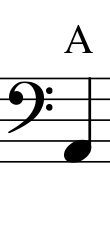
#> input picture notes/l_1A.png, 110 x 236 px; its folder holds 4 pictures in this run
$ python piano_notes_sheet.py
#> lines starting #> are read from the running program, lines starting #| are printed output that depends on the picture
import os
from PIL import Image


def list_pngs(images_path):
    """
    Lists the pngs in a particular location
    """
    pngs = [os.path.join(images_path, f) for f in os.listdir(images_path)
            if os.path.isfile(os.path.join(images_path, f)) and f.endswith(".png")]
    return pngs


def add_images_to_sheet(images_folder_path):
    """
    Grabs the list of pngs and adds them to an A4 sheet
    """
#> called with images_folder_path = 'notes'
    # creates an a4 image 2480 pixels x 3508 pixels at 300 DPI
    background = Image.new('RGBA', (2480, 3508), (255, 255, 255, 255))
#> background: PIL image 2480x3508 RGBA; every value is 255

    number_of_cols = 7
    padding = 20

    horizontal_offset = padding
    vertical_offset = padding

    cols_counter = 0

    for png_path in list_pngs(images_folder_path):
        cols_counter += 1
        img = Image.open(png_path, 'r')
#> img is the input picture: PIL image 110x236 RGBA; mean R, G, B, A 0, 0, 0, 22.6
        img_width, img_height = img.size
#> img_width = 110; img_height = 236

        horizontal_offset = horizontal_offset + img_width + padding
#> horizontal_offset = 150
        background.paste(img, (horizontal_offset, vertical_offset))
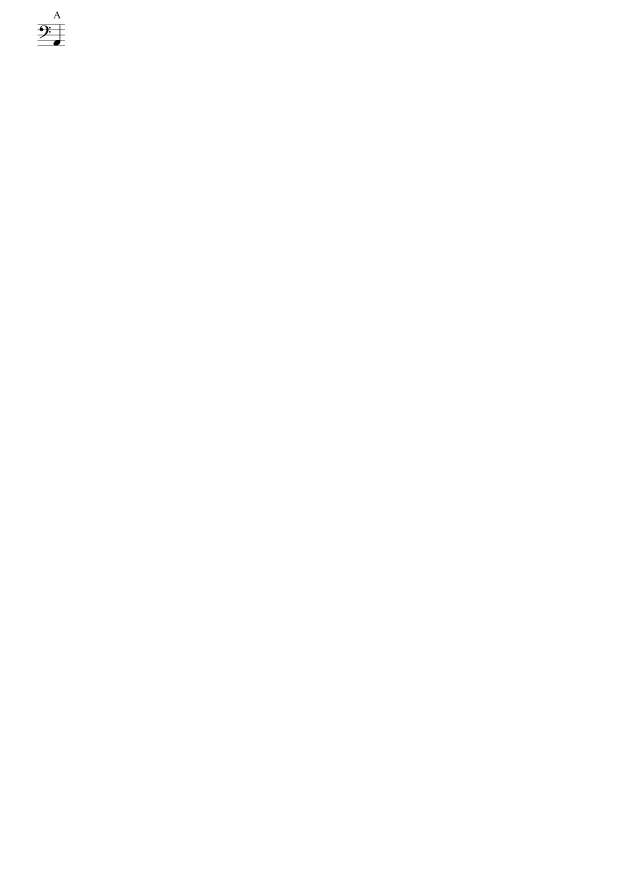
#> background: PIL image 2480x3508 RGBA (shown at 1/4 size); mean R, G, B, A 254.2, 254.2, 254.2, 254.3; transparent parts drawn white

        if cols_counter % number_of_cols == 0:
            horizontal_offset = padding
            vertical_offset = vertical_offset + img_height + padding
#> pass 2 of the loop in add_images_to_sheet, `for png_path in list_pngs(images_folder_path):`:
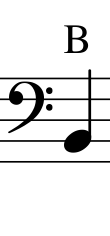
#> input picture notes/l_1B.png, 110 x 236 px
#> in add_images_to_sheet, img is the input picture: PIL image 110x236 RGBA; mean R, G, B, A 0, 0, 0, 23.4
#> in add_images_to_sheet, `background.paste(img, (horizontal_offset, vertical_offset))`:
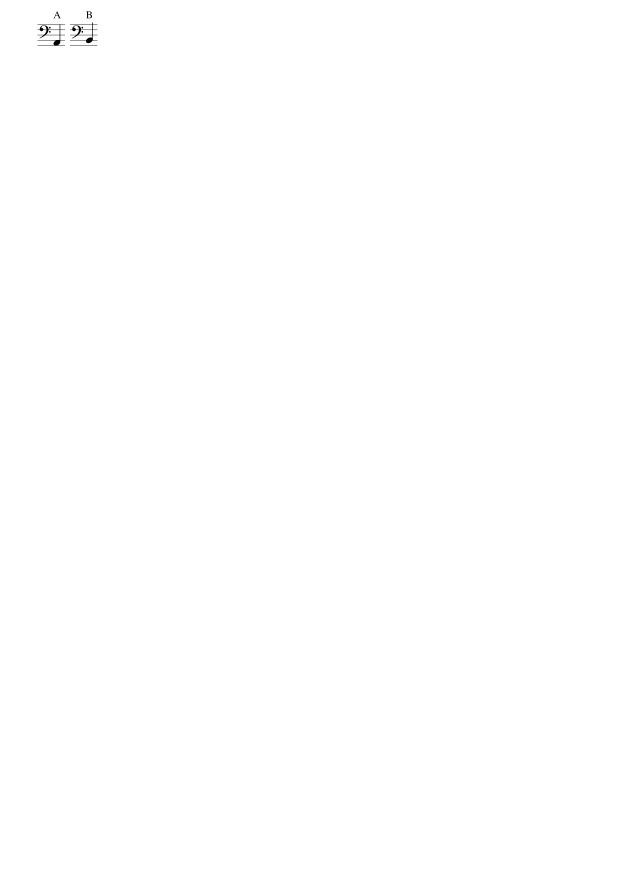
#> background: PIL image 2480x3508 RGBA (shown at 1/4 size); mean R, G, B, A 253.5, 253.5, 253.5, 253.6; transparent parts drawn white
#> pass 3 of the loop in add_images_to_sheet, `for png_path in list_pngs(images_folder_path):`:
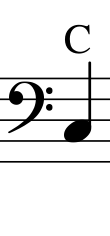
#> input picture notes/l_1C.png, 110 x 236 px
#> in add_images_to_sheet, img is the input picture: PIL image 110x236 RGBA; mean R, G, B, A 0, 0, 0, 22.5
#> in add_images_to_sheet, `background.paste(img, (horizontal_offset, vertical_offset))`:
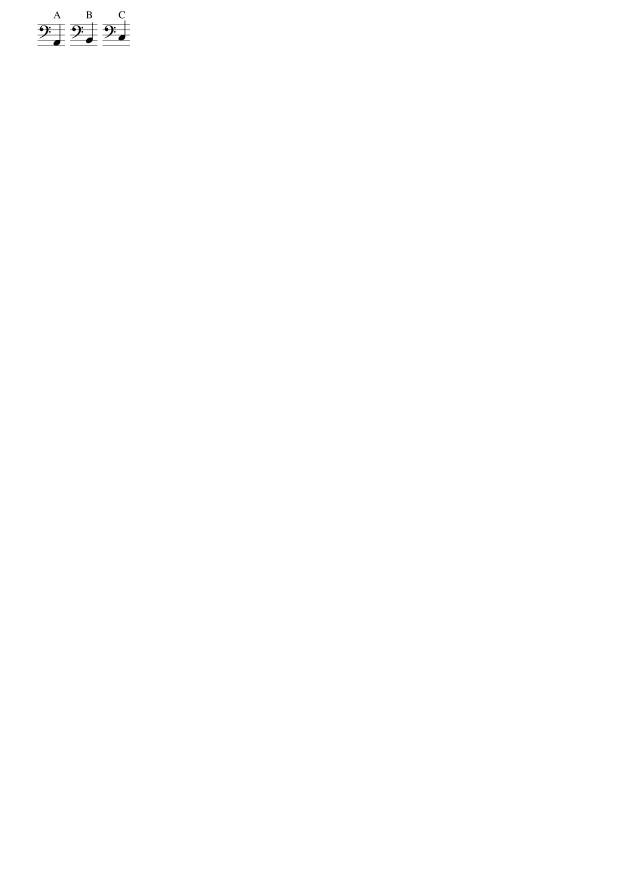
#> background: PIL image 2480x3508 RGBA (shown at 1/4 size); mean R, G, B, A 252.7, 252.7, 252.7, 252.9; transparent parts drawn white
#> the loop made 4 passes; the first 3 are shown

    background.save(os.path.join(images_folder_path, 'out/out.png'))


if __name__ == "__main__":
    this_path = os.path.dirname(os.path.realpath(__file__))
    add_images_to_sheet(os.path.join(this_path, "notes"))
